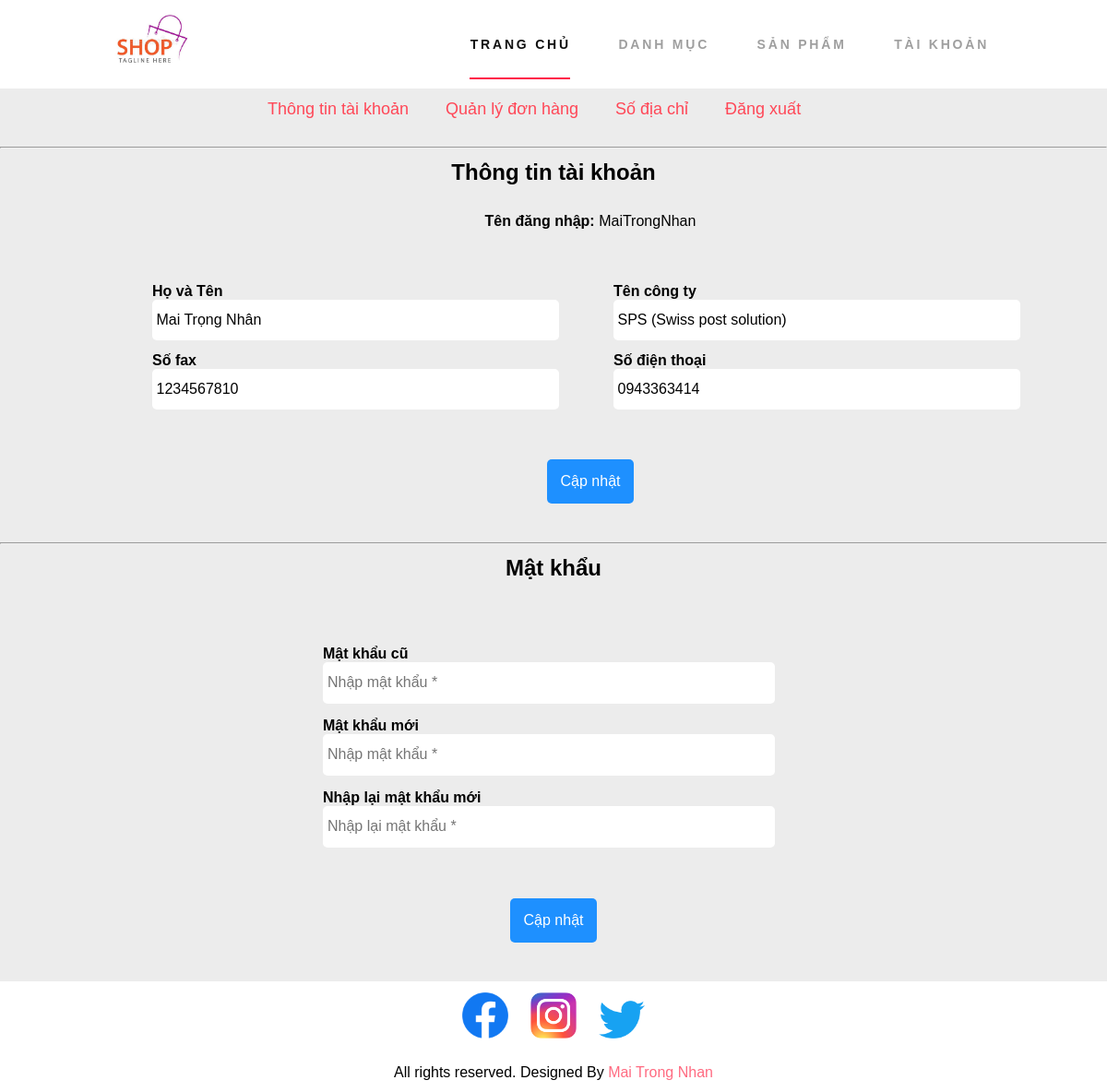
Screenshot of /Customer/account-details.php (signed in) with the database file from the repository.
### tables this page shows
CREATE TABLE `KhachHang` (
  `MSKH` int(5) NOT NULL,
  `HoTenKH` varchar(50) DEFAULT NULL,
  `UserName` varchar(50) NOT NULL,
  `Password` varchar(50) NOT NULL,
  `TenCongTy` varchar(50) DEFAULT NULL,
  `SoDienThoai` varchar(10) DEFAULT NULL CHECK (1 = `SoDienThoai` regexp '^[0-9]{10}$'),
  `SoFax` varchar(20) DEFAULT NULL
);

### Config/connect.php (called while the page is built, shortened)
<?php
function executeSQLResult ($conn, $sql) {
    $result = mysqli_query($conn, $sql);
    $data = array();
    while ($row = mysqli_fetch_array($result)) {
        $data[] = $row;
    }
    return $data;
}
?>

### Customer/account-details.php (the view, shortened to what this page needs)
<?php
include('./layouts/header.php');
if (isset($_SESSION['username_customer'])) {
    $username = $_SESSION['username_customer'];
} else {
    header('Location: ' . URL . 'Customer/login.php');
    die();
}
?>
<?php include('./layouts/child-menu.php'); ?>
<section class="register">
    <div class="container">
        <h1 class="text-center">Thông tin tài khoản</h1>
        <form action="" method="POST">
            <?php
            $conn = connectToDatabase();
            $sql = "SELECT * FROM KhachHang, DiaChiKH
                    WHERE KhachHang.MSKH = DiaChiKH.MSKH
                    AND UserName = '$username'";
            $infoUser = executeSQLResult($conn, $sql);
            $nameCustomer = $infoUser[0]['HoTenKH'];
            $company = $infoUser[0]['TenCongTy'];
            $fax = $infoUser[0]['SoFax'];
            $phone = $infoUser[0]['SoDienThoai'];
            ?>
            <p class="text-center"><b>Tên đăng nhập:</b> <?php echo $username; ?></p>
            <br>
            <div class="input">
                <div class="input-login">
                    <p><b>Họ và Tên</b></p>
                    <input type="text" name="nameCustomer" class="input-responsive" value="<?php echo $nameCustomer; ?>" required placeholder="Nhâp họ và tên *">
                    <p><b>Số fax</b></p>
                    <input type="text" name="fax" class="input-responsive" value="<?php echo $fax; ?>" placeholder="Nhập số fax">
                    <br>
                </div>
                <div class="input-login">
                    <p><b>Tên công ty</b></p>
                    <input type="text" name="company" class="input-responsive" value="<?php echo $company; ?>" placeholder="Nhâp tên công ty">
                    <p><b>Số điện thoại</b></p>
                    <input type="text" name="phone" class="input-responsive" value="<?php echo $phone; ?>" required placeholder="Nhâp số điện thoại *">
                </div>
            </div>
            <div class="text-center">
                <input type="submit" name="info" id="register" value="Cập nhật" class="btn btn-login">
            </div>
        </form>
    </div>
</section>
<hr>
<section class="login">
    <div class="container">
        <h1 class="text-center">Mật khẩu</h1>
        <form action="" method="POST">
            <div class="input-login">
                <p><b>Mật khẩu cũ</b></p>
                <input type="password" name="current-password" class="input-responsive" required placeholder="Nhập mật khẩu *">
                <p><b>Mật khẩu mới</b></p>
                <input type="password" name="password" class="input-responsive" required placeholder="Nhập mật khẩu *">
                <p><b>Nhập lại mật khẩu mới</b></p>
                <input type="password" name="r-password" class="input-responsive" required placeholder="Nhập lại mật khẩu *">
            </div>
            <div class="text-center">
                <input type="submit" name="update-password" id="register" value="Cập nhật" class="btn btn-login">
            </div>
        </form>
    </div>
</section>
<?php
include('./layouts/footer.php');
?>

### Customer/css/style.css (style rules this page uses)
* { margin: 0 0; padding: 0 0; font-family: Arial, Helvetica, sans-serif; }
.container { width: 80%; margin: 0 auto; padding: 1%; }
.text-center { text-align: center; }
.btn { padding: 1%; border: none; font-size: 1rem; border-radius: 5px; }
.btn-login { padding: 15px; border: none; font-size: 1rem; border-radius: 5px; background-color: #1e90ff; color: white; cursor: pointer; }
.input-responsive { width: 96%; height: 35px; padding: 1%; margin-bottom: 3%; border: none; border-radius: 5px; font-size: 1rem; }
.login { background-color: #ececec; }
.login form { width: 500px; margin: 0 auto; padding: 30px 20px 30px 20px; }
.input-login { margin: 40px 0 40px 0; }
.register { background-color: #ececec; }
.register form { width: 1000px; margin: 0 auto; padding: 30px 20px 30px 20px; }
.register .input-login { width: 450px; padding: 0 25px 0 25px; float: left; }

### rows the page displays
khachhang: nameCustomer "Mai Trọng Nhân", fax "1234567810", company "SPS (Swiss post solution)", phone "0943363414"

### other values shown
$username "MaiTrongNhan"
